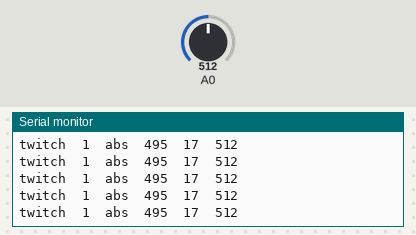
The sketch below on a simulated Arduino Uno, built with avr-gcc and run on an emulated ATmega328P. Shown: the last lines printed to the serial monitor. Inputs (shaded band) come from the test bench; at power-on: A0 = 512.

Above: at 1.2 s.
1.3 s: A0 set to 308
At 1.8 s:
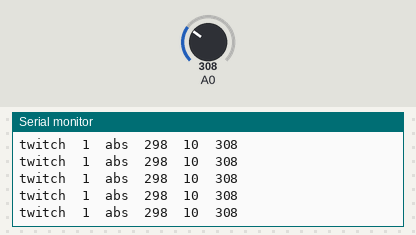
4.3 s: A0 set to 289
At 5.0 s:
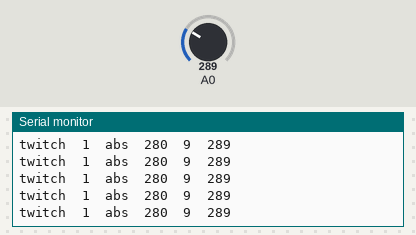
10.3 s: A0 set to 106
At 11.2 s:
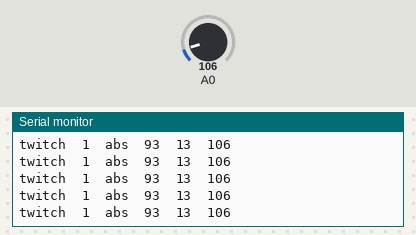
11.8 s: A0 set to 94
At 12.6 s:
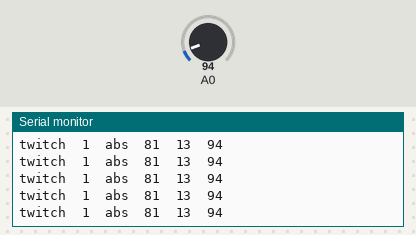
14.8 s: A0 set to 18
At 15.9 s:
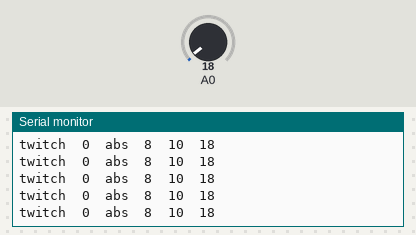
17.8 s: A0 set to 15
At 18.7 s:
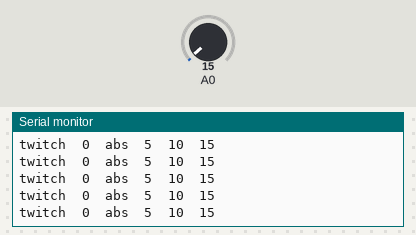
Timing chart, 0 to 20.3 s (numbered marks = the images above; inputs shaded):
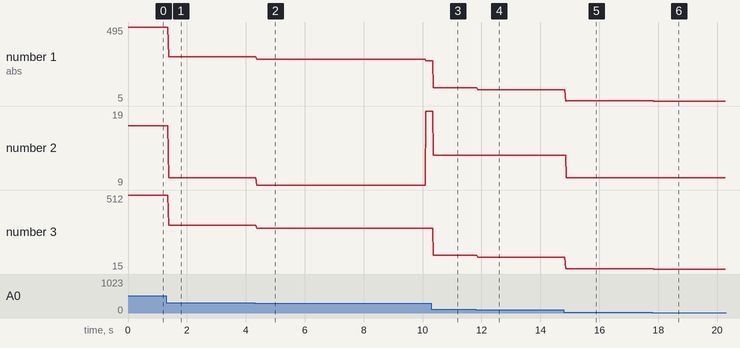

Measured:
- after the input at 1.3 s, the serial monitor: prints a new line after 0.08 s (image 1)
- after the input at 4.3 s, the serial monitor: prints a new line after 0.07 s (image 2)
- after the input at 10.3 s, the serial monitor: prints a new line after 0.07 s (image 3)
- after the input at 11.8 s, the serial monitor: prints a new line after 0.07 s (image 4)
- after the input at 14.8 s, the serial monitor: prints a new line after 0.06 s (image 5)
- after the input at 17.8 s, the serial monitor: prints a new line after 0.05 s (image 6)
- plotted number 1: 495 → 298 after the input at 1.3 s, 298 → 270 after the input at 4.3 s, 270 → 93 after the input at 10.3 s, 93 → 81 after the input at 11.8 s, 81 → 8 after the input at 14.8 s
- plotted number 2: 17 → 10 after the input at 1.3 s, 10 → 19 after the input at 4.3 s, 19 → 13 after the input at 10.3 s, 13 → 10 after the input at 14.8 s

The sketch:

marymyoreading.ino
```cpp
#include "SimpleTimer.h"
int sensorValue =0;
int Average = 0;
unsigned int first = 0;
unsigned int last = 0;
unsigned int twitch = 0;
int ADCreadings[30];
unsigned long time = 0;
SimpleTimer timer;
void findaverage();
void bigenough();
unsigned int adcReadPrev =0;

void setup(){

  Serial.begin(9600);
  //Serial.println("ArduinoSensor");
  //for(int x=0; x<50; x++)
  //{
    //if(x = 0)
    //{
     // first = analogRead(A0);
    //}
    //else if(x = 50)
    //{v
     // last = analogRead(A0);
    //}

    //ADCreadings[x]=analogRead(A0);
    //delay(16);
  //}
}
int k = 0;
int j = 10;

void loop(){
   // Serial.println("analogRead:");
    //Serial.println(analogRead(A0));
    // Serial.print("Time: ");
    //timer.run();
    time = millis()/1000;
    //Serial.println(millis() / 1000);

  while((time / j) < 1)
    {
//      Serial.print("analogRead:\t");
//      Serial.print(analogRead(A0));
//      Serial.print("\tAverage:\t");
//    Serial.println(Average);
   // Serial.println("time");
   // Serial.println(time );
   // Serial.println("j");
  //  Serial.println(j);
    //Serial.println(time);
    time = millis()/1000;


 // delay(16); Do I need this??
  sensorValue = analogRead(A0);
  ADCreadings[k]=sensorValue;
   for(int x=0; x<30; x++)
  {
      Average += ADCreadings[x];

  }
      Average = (Average/30);


    bigenough();


   Serial.print("twitch\t");
 Serial.print(twitch);
  Serial.print("\tabs\t");
  adcReadPrev = analogRead(A0);
  Serial.print(abs(Average - (int)adcReadPrev));
  Serial.print("\t");
  Serial.print(Average);
  Serial.print("\t");
  Serial.println(adcReadPrev);
//    Serial.println(analogRead(A0));
//    if(Average >=0 && Average<190)
//    {
//      Serial.println("ArduinoSensor\tNORMAL");
//    }
//    else if (Average >= 200 && Average < 450)
//    {
//      Serial.println("ArduinoSensor\tHAPPY");
//    }
//    else if (Average >= 450 && Average < 600)
//    {
//      Serial.println("ArduinoSensor\tSAD");//test for time (when last was it pressed)
//    }
//    else
//    {
//      Serial.println("ArduinoSensor\tMAD");
//    }
  }

  j=j+10;
  k=k+1;
}


void findaverage(){
  Average=0;
  for(int x=0; x<30; x++)
  {
      Average += ADCreadings[x];
  }
      Average = (Average/30);
  }

   //Is the twitch big enough??

void bigenough(){
  if((abs(Average - (int)adcReadPrev)) >35){

    twitch=1;
  }
  else{
    twitch=0;
      }
}
```
